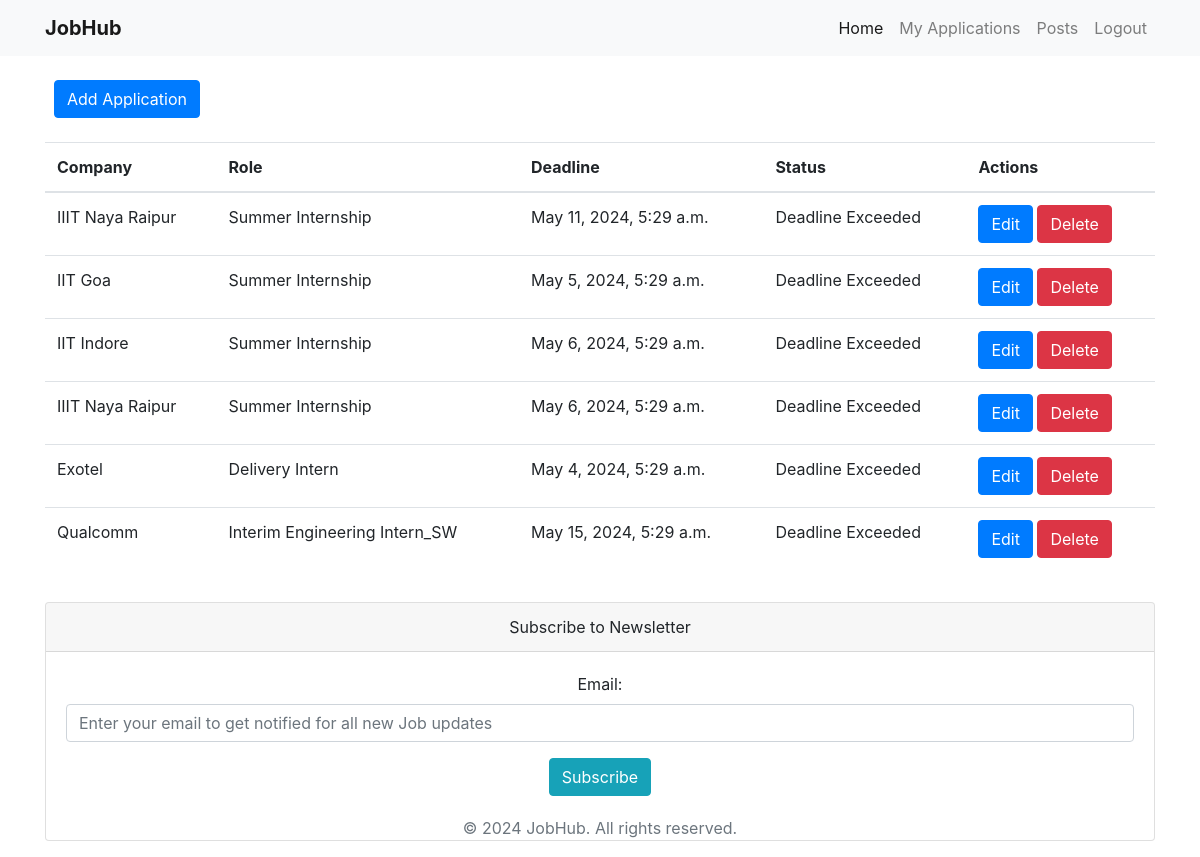
The page /posts/ (signed in) on the database its author committed.
### jobs/models.py (models this page shows, shortened)
class JobApplication(models.Model):
    s_no = models.AutoField(primary_key=True)
    company = models.CharField(max_length=100,blank=True)
    role = models.CharField(max_length=100,blank=True)
    deadline = models.DateTimeField(blank=True)
    status = models.CharField(max_length=50,blank=True)
    link = models.URLField(max_length=200,blank=True)
    remarks = models.TextField(blank=True)
    medium = models.CharField(max_length=50,blank=True)
    posted_on = models.DateTimeField(default=timezone.now)

### jobs/views.py (the view)
# urls.py: path('posts/', views.posts, name='posts'),
@login_required
def posts(request):
    applications = JobApplication.objects.all()  # Fetch all posts or apply appropriate filtering
    return render(request, 'post.html', {'applications': applications})

### templates/post.html (shortened to what this page needs)
{% extends 'base.html' %}
{% load static %}
{% block content %}
{% include 'navbar.html' %}
  <link rel="stylesheet" href="https://stackpath.bootstrapcdn.com/bootstrap/4.5.2/css/bootstrap.min.css">
</head>
<body>
<div class="container">
  <br>
  <button type="button" class="btn btn-primary" data-toggle="modal" data-target="#addModal">
    Add Application
  </button>
  <br>
  <table class="table">
    <thead>
      <tr>
        <th scope="col">Company</th>
        <th scope="col">Role</th>
        <th scope="col">Deadline</th>
        <th scope="col">Status</th>
        <th scope="col">Actions</th>
      </tr>
    </thead>
    <tbody>
      {% for application in applications %}
      <tr>
        <td>{{ application.company }}</td>
        <td>{{ application.role }}</td>
        <td>{{ application.deadline }}</td>
        <td>{{ application.status }}</td>
        <td>
          <button type="button" class="btn btn-primary" data-toggle="modal" data-target="#editModal{{ application.s_no }}">
            Edit
          </button>
          <button type="button" class="btn btn-danger" data-toggle="modal" data-target="#deleteModal{{ application.s_no }}">
            Delete
          </button>
        </td>
      </tr>
      {% endfor %}
    </tbody>
  </table>
</div>
{% include 'footer.html' %}
{% endblock %}

### rows shown on the page
JobApplication: company "IIIT Naya Raipur", role "Summer Internship", deadline "May 11, 2024, 5:29 a.m.", status "Deadline Exceeded"
JobApplication: company "IIT Goa", role "Summer Internship", deadline "May 5, 2024, 5:29 a.m.", status "Deadline Exceeded"
JobApplication: company "IIT Indore", role "Summer Internship", deadline "May 6, 2024, 5:29 a.m.", status "Deadline Exceeded"
JobApplication: company "IIIT Naya Raipur", role "Summer Internship", deadline "May 6, 2024, 5:29 a.m.", status "Deadline Exceeded"
JobApplication: company "Exotel", role "Delivery Intern", deadline "May 4, 2024, 5:29 a.m.", status "Deadline Exceeded"
JobApplication: company "Qualcomm", role "Interim Engineering Intern_SW", deadline "May 15, 2024, 5:29 a.m.", status "Deadline Exceeded"
